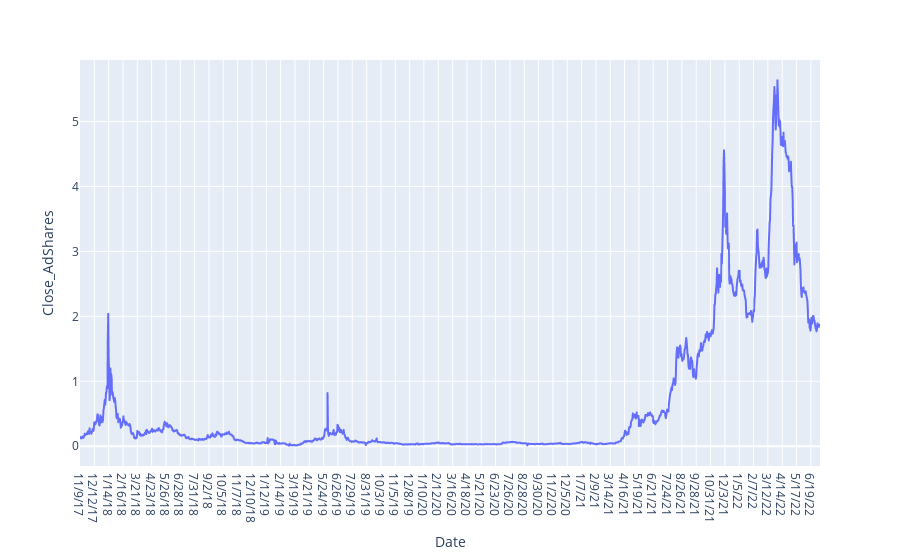
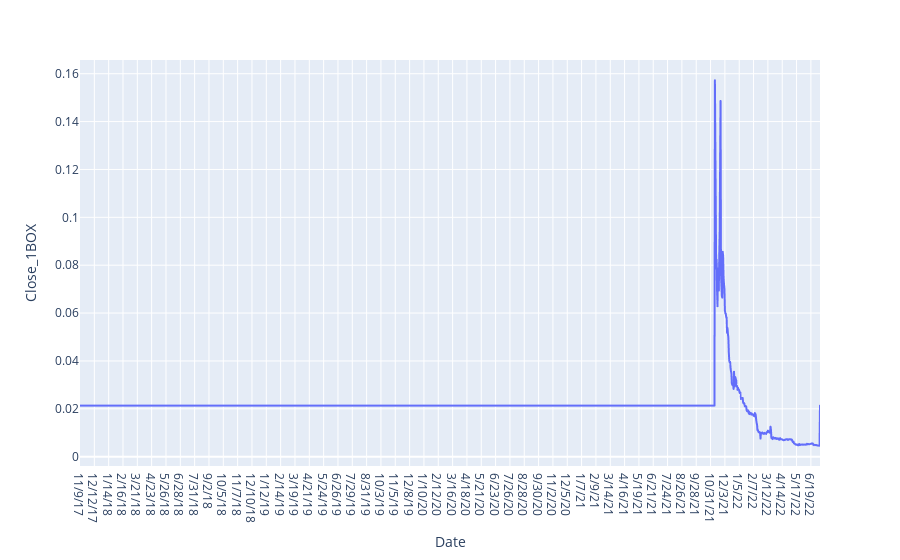
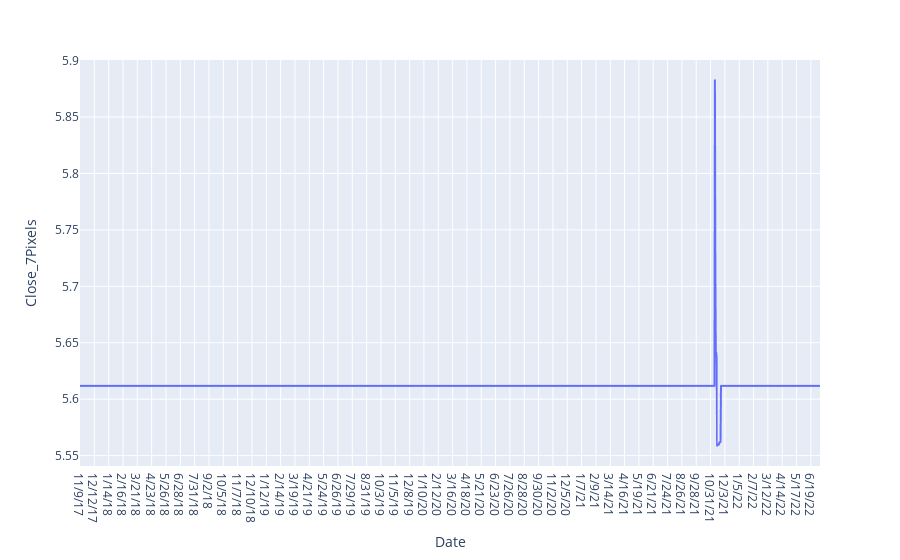
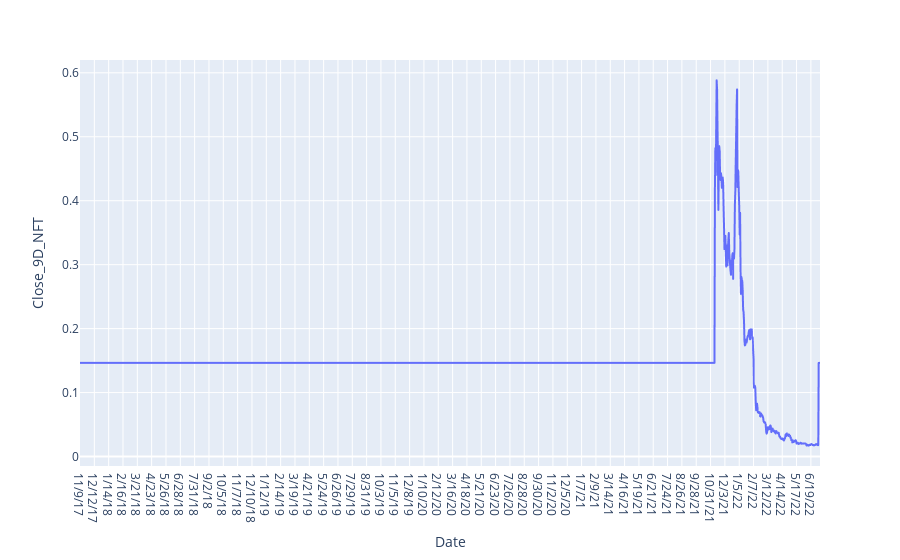

Notebook code for these charts, in order:
### Code cell
for i in df.columns[1:5]:
    fig = px.line(df, y=i, x=df.columns[0])
    fig.show()

### Figure 1 — Plotly figure (JSON) as saved in the notebook; plotly's stock layout.template omitted (floating-point values rounded to 4 significant figures; data arrays with more than 128 entries replaced by an {"elided": "..."} marker saying what was removed)
{"data": [{"hovertemplate": "Date=%{x}<br>Close_AdShares=%{y}<extra></extra>", "legendgroup": "", "line": {"color": "#636efa", "dash": "solid"}, "marker": {"symbol": "circle"}, "mode": "lines", "name": "", "showlegend": false, "x": {"elided": "1705 str values"}, "xaxis": "x", "y": {"elided": "1705 float values"}, "yaxis": "y", "type": "scattergl"}], "layout": {"xaxis": {"anchor": "y", "domain": [0, 1], "title": {"text": "Date"}}, "yaxis": {"anchor": "x", "domain": [0, 1], "title": {"text": "Close_AdShares"}}, "legend": {"tracegroupgap": 0}, "margin": {"t": 60}}}

### Figure 2 — Plotly figure (JSON) as saved in the notebook; plotly's stock layout.template omitted (floating-point values rounded to 4 significant figures; data arrays with more than 128 entries replaced by an {"elided": "..."} marker saying what was removed)
{"data": [{"hovertemplate": "Date=%{x}<br>Close_1BOX=%{y}<extra></extra>", "legendgroup": "", "line": {"color": "#636efa", "dash": "solid"}, "marker": {"symbol": "circle"}, "mode": "lines", "name": "", "showlegend": false, "x": {"elided": "1705 str values"}, "xaxis": "x", "y": {"elided": "1705 float values"}, "yaxis": "y", "type": "scattergl"}], "layout": {"xaxis": {"anchor": "y", "domain": [0, 1], "title": {"text": "Date"}}, "yaxis": {"anchor": "x", "domain": [0, 1], "title": {"text": "Close_1BOX"}}, "legend": {"tracegroupgap": 0}, "margin": {"t": 60}}}

### Figure 3 — Plotly figure (JSON) as saved in the notebook; plotly's stock layout.template omitted (floating-point values rounded to 4 significant figures; data arrays with more than 128 entries replaced by an {"elided": "..."} marker saying what was removed)
{"data": [{"hovertemplate": "Date=%{x}<br>Close_7Pixels=%{y}<extra></extra>", "legendgroup": "", "line": {"color": "#636efa", "dash": "solid"}, "marker": {"symbol": "circle"}, "mode": "lines", "name": "", "showlegend": false, "x": {"elided": "1705 str values"}, "xaxis": "x", "y": {"elided": "1705 float values"}, "yaxis": "y", "type": "scattergl"}], "layout": {"xaxis": {"anchor": "y", "domain": [0, 1], "title": {"text": "Date"}}, "yaxis": {"anchor": "x", "domain": [0, 1], "title": {"text": "Close_7Pixels"}}, "legend": {"tracegroupgap": 0}, "margin": {"t": 60}}}

### Figure 4 — Plotly figure (JSON) as saved in the notebook; plotly's stock layout.template omitted (floating-point values rounded to 4 significant figures; data arrays with more than 128 entries replaced by an {"elided": "..."} marker saying what was removed)
{"data": [{"hovertemplate": "Date=%{x}<br>Close_9D_NFT=%{y}<extra></extra>", "legendgroup": "", "line": {"color": "#636efa", "dash": "solid"}, "marker": {"symbol": "circle"}, "mode": "lines", "name": "", "showlegend": false, "x": {"elided": "1705 str values"}, "xaxis": "x", "y": {"elided": "1705 float values"}, "yaxis": "y", "type": "scattergl"}], "layout": {"xaxis": {"anchor": "y", "domain": [0, 1], "title": {"text": "Date"}}, "yaxis": {"anchor": "x", "domain": [0, 1], "title": {"text": "Close_9D_NFT"}}, "legend": {"tracegroupgap": 0}, "margin": {"t": 60}}}
